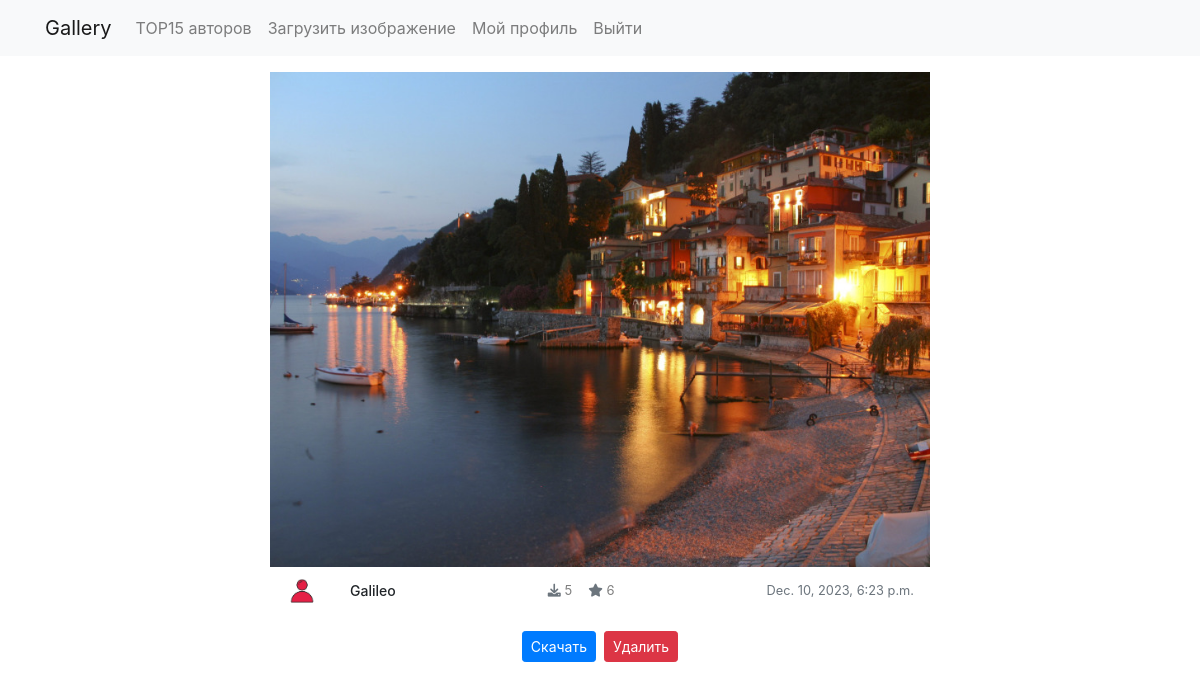
The page /image/7/ (signed in) on the database as committed earlier.
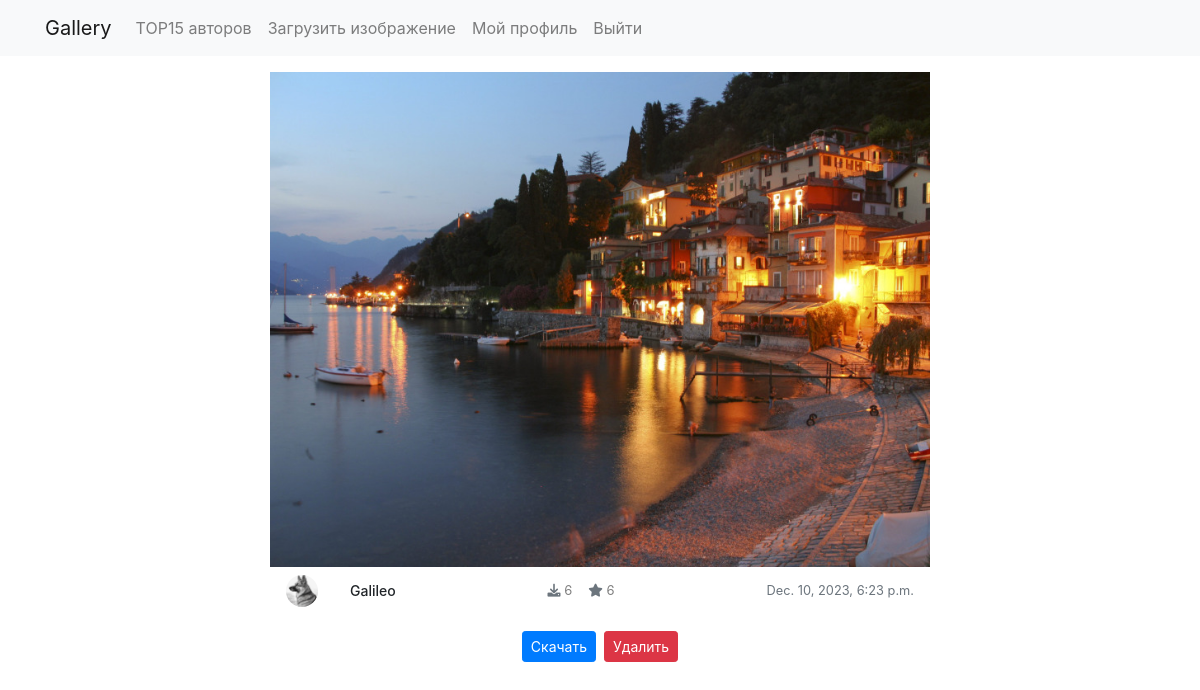
The same page on the database as committed later.
### cards/models.py (models this page shows, shortened)
class Picture(models.Model):
    categories = (
        ('nature', 'Nature'),
        ('city', 'City'),
        ('cars', 'Cars'),
        ('animals', 'Animals'),
        ('Hi-Tech', 'Hi-Tech'),
        ('sport', 'Sport'),
        ('cosmos', 'Cosmos'),
        ('science', 'Science'),
        ('minimalism', 'Minimalism'),
        ('new year', 'Новый год'),
    )
    author = models.ForeignKey(User, on_delete=models.SET_NULL, null=True)
    image = models.ImageField(upload_to='images/')
    title = models.CharField('Название', max_length=50, default='')
    rating = models.IntegerField('Rating')  # Рейтинг изображения
    downloads = models.IntegerField('Скачали')  # Количество скачиваний
    tags = models.ManyToManyField(to=Tag, blank=True)
    date = models.DateTimeField('Дата публикации', auto_now_add=True)
    category = models.CharField(choices=categories, max_length=30)
    class Meta:
        ordering = ['date', 'rating']

### users/models.py (models this page shows, shortened)
class Account(models.Model):
    user = models.OneToOneField(User, on_delete=models.CASCADE, primary_key=True)
    nickname = models.CharField(max_length=100)
    account_image = models.ImageField(default='default.jpg', upload_to='account_images')
    image = models.ImageField(upload_to='images/')

### cards/views.py (the view)
# urls.py: path('image/<int:image_id>/', views.image_detail, name='cards_image_detail'),
def image_detail(request, image_id):
    picture = get_object_or_404(Picture, id=image_id)
    is_author = request.user == picture.author
    template_name = 'cards/image_detail_profile.html' if is_author else 'cards/image_detail.html'
    context = {'picture': picture}
    return render(request, template_name, context)

### cards/templates/cards/image_detail_profile.html (shortened to what this page needs)
{% extends 'main/base.html' %}
{% load static %}
{% block content %}
<div class="row">
    <div class="col-md-12">
        <div class="custom-card position-relative">
            <div class="custom-card-body">
                <img src="{{ picture.image.url }}" alt="Image" class="img-fluid">
            </div>
            <div class="custom-card-footer d-flex justify-content-between align-items-center">
                <div class="d-flex align-items-center">
                    <img src="{{ picture.author.account.account_image.url }}" alt="Avatar Image"
                         class="custom-avatar mr-2">
                    <h5 class="card-title mb-0 ml-4">{{ picture.author }}</h5>
                </div>
                <div class="d-flex flex-column align-items-end">
                    <div class="d-flex align-items-center">
                        <p class="mb-0 mr-3" style="font-size:13px;color:gray;"><i class="fas fa-download text-muted"></i> {{ picture.downloads }}</p>
                        <p class="mb-0" style="font-size:13px;color:gray;"><i class="fas fa-star text-muted"></i> {{ picture.rating }}</p>
                    </div>
                </div>
                <small class="text-muted">{{ picture.date }}</small>
            </div>
        </div>
        <div class="row mt-3">
            <div class="col text-center">
                <div class="d-flex justify-content-center">
                    <form method="post" action="{% url 'download_image' picture.id %}" class="mr-2">
                        <button type="submit" class="btn btn-sm btn-primary">Скачать</button>
                    </form>
                    <form method="post" action="{% url 'delete_image' picture.id %}">
                        <button type="submit" class="btn btn-sm btn-danger">Удалить</button>
                    </form>
                </div>
            </div>
        </div>
    </div>
</div>
{% endblock %}

Rows that differ between the two databases and show on the page:
changed Picture "Galileo": author.account.account_image: picture added in place of a placeholder; downloads "5" → "6"
